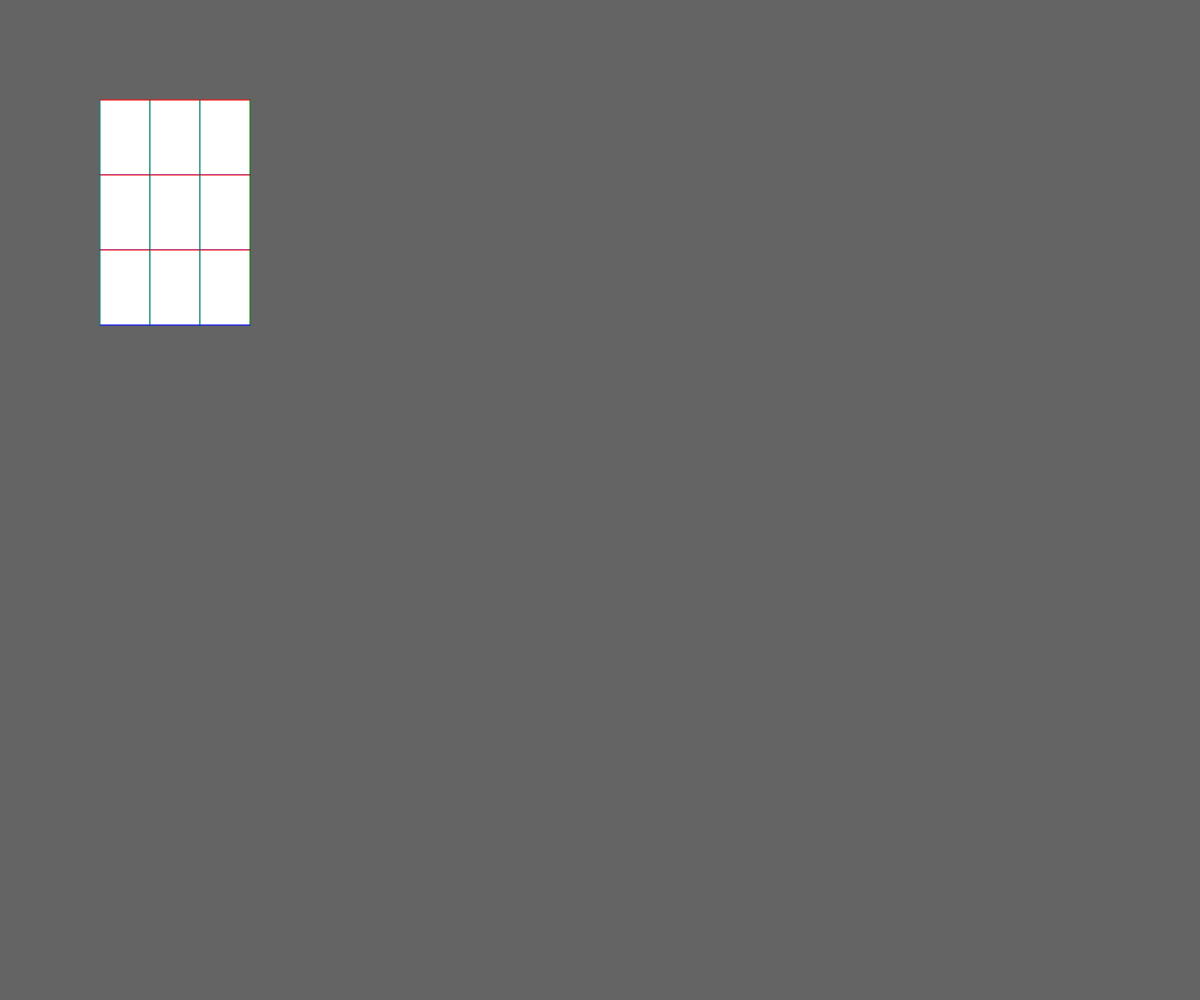
Frame 1 (no input)
Frame 60 (no input): identical to frame 1, image omitted
Frame 120 (the mouse pressed at the canvas centre since frame 60): identical to frame 1, image omitted

The p5.js sketch that drew this single still picture (run headless with seeded random() and noise() and a simulated clock; from frame 60 on, the mouse is pressed at the canvas centre):

// p5.js sketch
// ── sketch.js
const boxesHor = 3;
const boxesVer = 3;
const boxWidth = 50;
const boxHeight = 75;

function setup() {
	createCanvas(windowWidth, windowHeight);
	background(100)

	const layout = new Layout({x: 100, y: 100, boxesHor, boxesVer})
	layout.createBoxes(true)
}

function draw() {

}

class Box {
	constructor(params) {
		this.height = params.height
		this.width = params.width
		this.x = params.x
		this.y = params.y
		this.borders = [true, true, true, true];
	}

	draw() {
		push();
		noStroke();
		translate(this.x, this.y)
		rect(0, 0, boxWidth, boxHeight)
		pop();
	}

	drawBorders(w) {
		push()
		translate(this.x, this.y)
		this.borders.forEach((curr, index) => {
			const isHorizontal = index % 2 === 0
			// ^----->
			// |     |
			// |     |
			// <-----v
			if (isHorizontal) {
				if (index === 0) {
					stroke('red')
					line(0, 0, this.width, 0)
				} else {
					stroke('blue')
					line(this.width, this.height, 0, this.height)
				}
			} else {
				if (index === 1) {
					stroke('green')
					line(this.width, 0, this.width, this.height)
				} else {
					stroke('teal')
					line(0, this.height, 0, 0)
				}
			}
		})
		pop();
	}
}

class Layout {
	constructor(params) {
		this.boxesHor = params.boxesHor
		this.boxesVer = params.boxesVer
		this.x = params.x
		this.y = params.y;

		this.boxes = [];
	}

	createBoxes(draw = true) {
		const boxes = [];

		for (let i = 0; i < boxesHor; i++) {
			const row = []
			for (let h = 0; h < boxesVer; h++) {
				const element = new Box({
					width: boxWidth,
					height: boxHeight,
					x: (boxWidth * i),
					y: (boxHeight * h)
				})

				row.push(element)
			}
			boxes.push(row);
		}

		this.boxes = boxes;
		if (draw) {
			this.draw()
		}
		return this.boxes;
	}

	getAllBoxes() {
		return this.boxes.reduce((acc, row) => acc.concat(row), [])
	}

	draw() {
		console.log('alexalex - |||||||||', this.getAllBoxes());
		push()
		translate(this.x, this.y)
		this.getAllBoxes().forEach((element, index) => {
			element.draw();
			element.drawBorders(index);
		})
		pop();
	}
}
